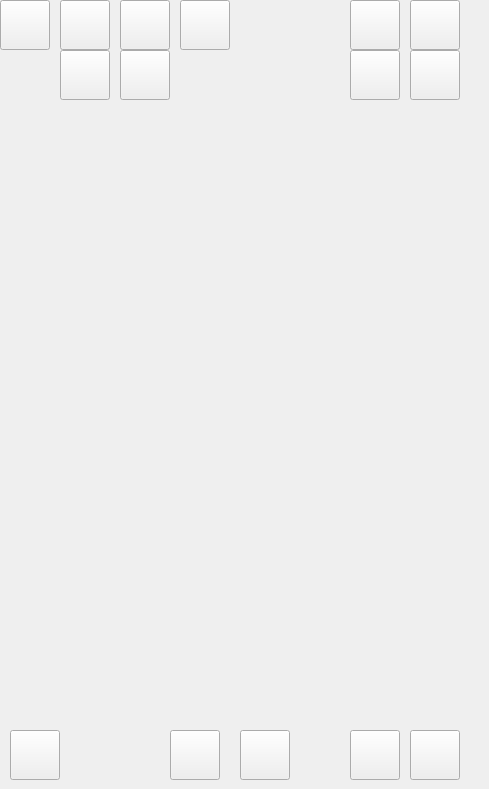
      <widget class="QWidget" name="page">
       <widget class="QPushButton" name="penMed">
        <property name="geometry">
         <rect>
          <x>120</x>
          <y>0</y>
          <width>50</width>
          <height>50</height>
         </rect>
        </property>
        <property name="icon">
         <iconset resource="icons.qrc">
          <normaloff>:/icons/brush2.svg</normaloff>:/icons/brush2.svg</iconset>
        </property>
        <property name="iconSize">
         <size>
          <width>40</width>
          <height>40</height>
         </size>
        </property>
       </widget>
       <widget class="QPushButton" name="BT_TX">
        <property name="geometry">
         <rect>
          <x>410</x>
          <y>730</y>
          <width>50</width>
          <height>50</height>
         </rect>
        </property>
        <property name="icon">
         <iconset resource="icons.qrc">
          <normaloff>:/icons/BT_TX.svg</normaloff>:/icons/BT_TX.svg</iconset>
        </property>
        <property name="iconSize">
         <size>
          <width>40</width>
          <height>40</height>
         </size>
        </property>
       </widget>
       <widget class="QPushButton" name="Settings">
        <property name="geometry">
         <rect>
          <x>10</x>
          <y>730</y>
          <width>50</width>
          <height>50</height>
         </rect>
        </property>
        <property name="icon">
         <iconset resource="icons.qrc">
          <normaloff>:/icons/settings.svg</normaloff>:/icons/settings.svg</iconset>
        </property>
        <property name="iconSize">
         <size>
          <width>40</width>
          <height>40</height>
         </size>
        </property>
       </widget>
       <widget class="QPushButton" name="Save">
        <property name="geometry">
         <rect>
          <x>350</x>
          <y>0</y>
          <width>50</width>
          <height>50</height>
         </rect>
        </property>
        <property name="icon">
         <iconset resource="icons.qrc">
          <normaloff>:/icons/save.svg</normaloff>:/icons/save.svg</iconset>
        </property>
        <property name="iconSize">
         <size>
          <width>40</width>
          <height>40</height>
         </size>
        </property>
       </widget>
       <widget class="QPushButton" name="penLow">
        <property name="geometry">
         <rect>
          <x>60</x>
          <y>0</y>
          <width>50</width>
          <height>50</height>
         </rect>
        </property>
        <property name="text">
         <string/>
        </property>
        <property name="icon">
         <iconset resource="icons.qrc">
          <normaloff>:/icons/brush1.svg</normaloff>:/icons/brush1.svg</iconset>
        </property>
        <property name="iconSize">
         <size>
          <width>40</width>
          <height>40</height>
         </size>
        </property>
       </widget>
       <widget class="QPdfView" name="pdfViewWidget" native="true">
        <property name="geometry">
         <rect>
          <x>-10</x>
          <y>110</y>
          <width>480</width>
          <height>600</height>
         </rect>
        </property>
        <property name="minimumSize">
         <size>
          <width>480</width>
          <height>600</height>
         </size>
        </property>
        <property name="maximumSize">
         <size>
          <width>480</width>
          <height>600</height>
         </size>
        </property>
       </widget>
       <widget class="QPushButton" name="penNone">
        <property name="geometry">
         <rect>
          <x>0</x>
          <y>0</y>
          <width>50</width>
          <height>50</height>
         </rect>
        </property>
        <property name="text">
         <string/>
        </property>
        <property name="icon">
         <iconset resource="icons.qrc">
          <normaloff>:/icons/none.svg</normaloff>:/icons/none.svg</iconset>
        </property>
        <property name="iconSize">
         <size>
          <width>40</width>
          <height>40</height>
         </size>
        </property>
       </widget>
       <widget class="QPushButton" name="penHigh">
        <property name="geometry">
         <rect>
          <x>180</x>
          <y>0</y>
          <width>50</width>
          <height>50</height>
         </rect>
        </property>
        <property name="icon">
         <iconset resource="icons.qrc">
          <normaloff>:/icons/brush3.svg</normaloff>:/icons/brush3.svg</iconset>
        </property>
        <property name="iconSize">
         <size>
          <width>40</width>
          <height>40</height>
         </size>
        </property>
       </widget>
       <widget class="QPushButton" name="pageRight">
        <property name="geometry">
         <rect>
          <x>240</x>
          <y>730</y>
          <width>50</width>
          <height>50</height>
         </rect>
        </property>
        <property name="icon">
         <iconset resource="icons.qrc">
          <normaloff>:/icons/arrow_right.svg</normaloff>:/icons/arrow_right.svg</iconset>
        </property>
        <property name="iconSize">
         <size>
          <width>40</width>
          <height>40</height>
         </size>
        </property>
       </widget>
       <widget class="QPushButton" name="Save_As">
        <property name="geometry">
         <rect>
          <x>410</x>
          <y>0</y>
          <width>50</width>
          <height>50</height>
         </rect>
        </property>
        <property name="text">
         <string/>
        </property>
        <property name="icon">
         <iconset resource="icons.qrc">
          <normaloff>:/icons/save_as.svg</normaloff>:/icons/save_as.svg</iconset>
        </property>
        <property name="iconSize">
         <size>
          <width>40</width>
          <height>40</height>
         </size>
        </property>
       </widget>
       <widget class="QPushButton" name="Open">
        <property name="geometry">
         <rect>
          <x>350</x>
          <y>50</y>
          <width>50</width>
          <height>50</height>
         </rect>
        </property>
        <property name="icon">
         <iconset resource="icons.qrc">
          <normaloff>:/icons/folder.svg</normaloff>:/icons/folder.svg</iconset>
        </property>
        <property name="iconSize">
         <size>
          <width>40</width>
          <height>40</height>
         </size>
        </property>
       </widget>
       <widget class="QPushButton" name="BT_RX">
        <property name="geometry">
         <rect>
          <x>350</x>
          <y>730</y>
          <width>50</width>
          <height>50</height>
         </rect>
        </property>
        <property name="icon">
         <iconset resource="icons.qrc">
          <normaloff>:/icons/BT_RX.svg</normaloff>:/icons/BT_RX.svg</iconset>
        </property>
        <property name="iconSize">
         <size>
          <width>40</width>
          <height>40</height>
         </size>
        </property>
       </widget>
       <widget class="QPushButton" name="pageLeft">
        <property name="geometry">
         <rect>
          <x>170</x>
          <y>730</y>
          <width>50</width>
          <height>50</height>
         </rect>
        </property>
        <property name="icon">
         <iconset resource="icons.qrc">
          <normaloff>:/icons/arrow_left.svg</normaloff>:/icons/arrow_left.svg</iconset>
        </property>
        <property name="iconSize">
         <size>
          <width>40</width>
          <height>40</height>
         </size>
        </property>
       </widget>
       <widget class="QPushButton" name="Undo">
        <property name="geometry">
         <rect>
          <x>60</x>
          <y>50</y>
          <width>50</width>
          <height>50</height>
         </rect>
        </property>
        <property name="icon">
         <iconset resource="icons.qrc">
          <normaloff>:/icons/undo.svg</normaloff>:/icons/undo.svg</iconset>
        </property>
        <property name="iconSize">
         <size>
          <width>40</width>
          <height>40</height>
         </size>
        </property>
       </widget>
       <widget class="QPushButton" name="Redo">
        <property name="geometry">
         <rect>
          <x>120</x>
          <y>50</y>
          <width>50</width>
          <height>50</height>
         </rect>
        </property>
        <property name="icon">
         <iconset resource="icons.qrc">
          <normaloff>:/icons/redo.svg</normaloff>:/icons/redo.svg</iconset>
        </property>
        <property name="iconSize">
         <size>
          <width>40</width>
          <height>40</height>
         </size>
        </property>
       </widget>
       <widget class="QPushButton" name="New_File">
        <property name="geometry">
         <rect>
          <x>410</x>
          <y>50</y>
          <width>50</width>
          <height>50</height>
         </rect>
        </property>
        <property name="icon">
         <iconset resource="icons.qrc">
          <normaloff>:/icons/new_file.svg</normaloff>:/icons/new_file.svg</iconset>
        </property>
        <property name="iconSize">
         <size>
          <width>40</width>
          <height>40</height>
         </size>
        </property>
       </widget>
      </widget>
